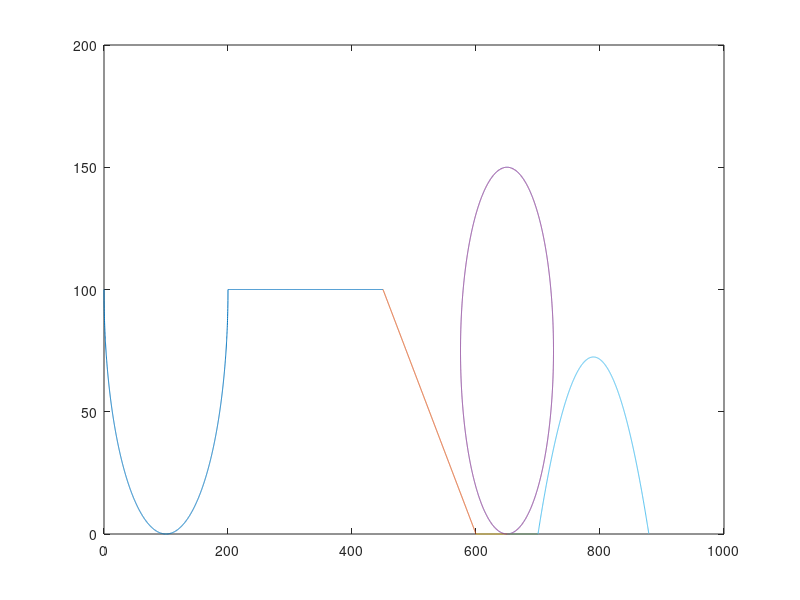

This chart was generated by the following MATLAB code:
clc
clf

r = 100;
x1 = 0:.1:450;

y1 = -sqrt(r^2-(x1-r).^2)+r;
plot(x1,y1)

hold on
%%
t=450;
a = find(x1==t);
i = y1(a);

x2 = t:0.1:t+150; 
m = (0-i)/(600-450);

y2 = m*x2+400;
plot(x2,y2)

%%
x3 = 600:0.1:650;
l = length(x3);
y3 = zeros(1,l);
plot(x3,y3)

%%
R = 75;
theta = 0:0.001:2*pi;

x4 = R*cos(theta) + 650;
y4 = R*sin(theta) + R;
plot(x4,y4)

%%

x5 = 650:0.01:700;
L = length(x5);
y5 = zeros(1,L);
plot(x5,y5)

%%
h = r;
g = 9.81;

angle = 45; % degrees
V0 = sqrt(2*g*h); % by conservationn of energy

Vx0 = V0 * cos(angle);
Vy0 = V0 * sin(angle);

t = 0:0.01:2*Vy0/g;

x6 = Vx0 .* t + 700;
y6 = Vy0 .* t - 0.5 * g * t.^2;

plot(x6,y6)








hold off